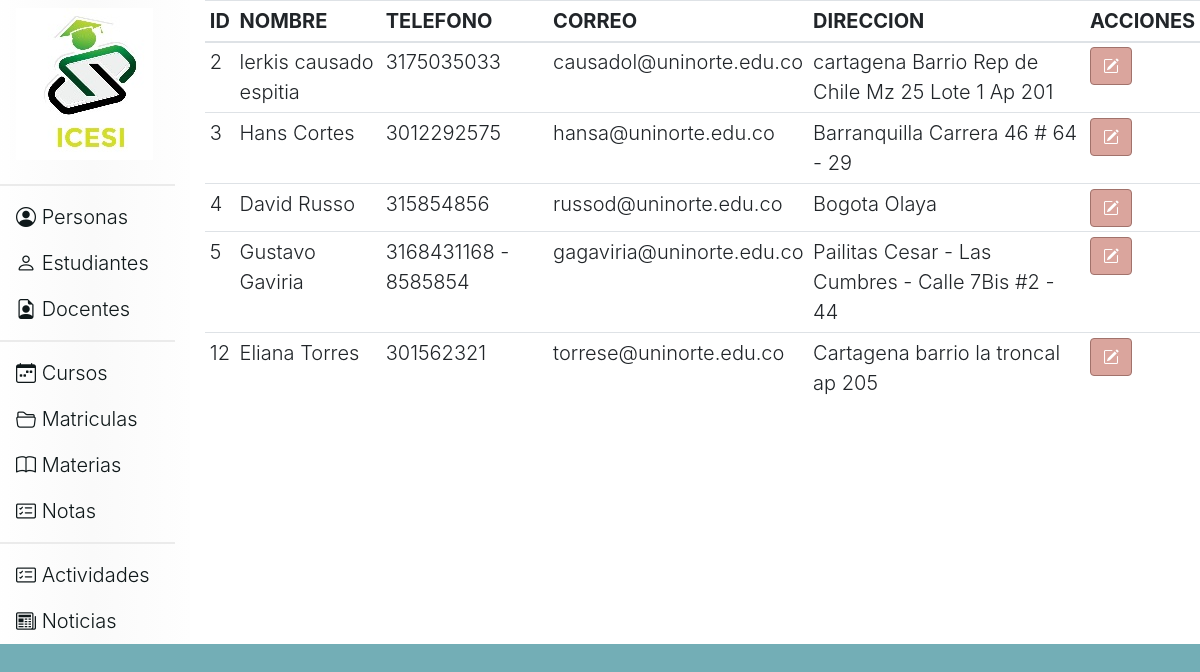
Before: /estudiantes with the older database file.
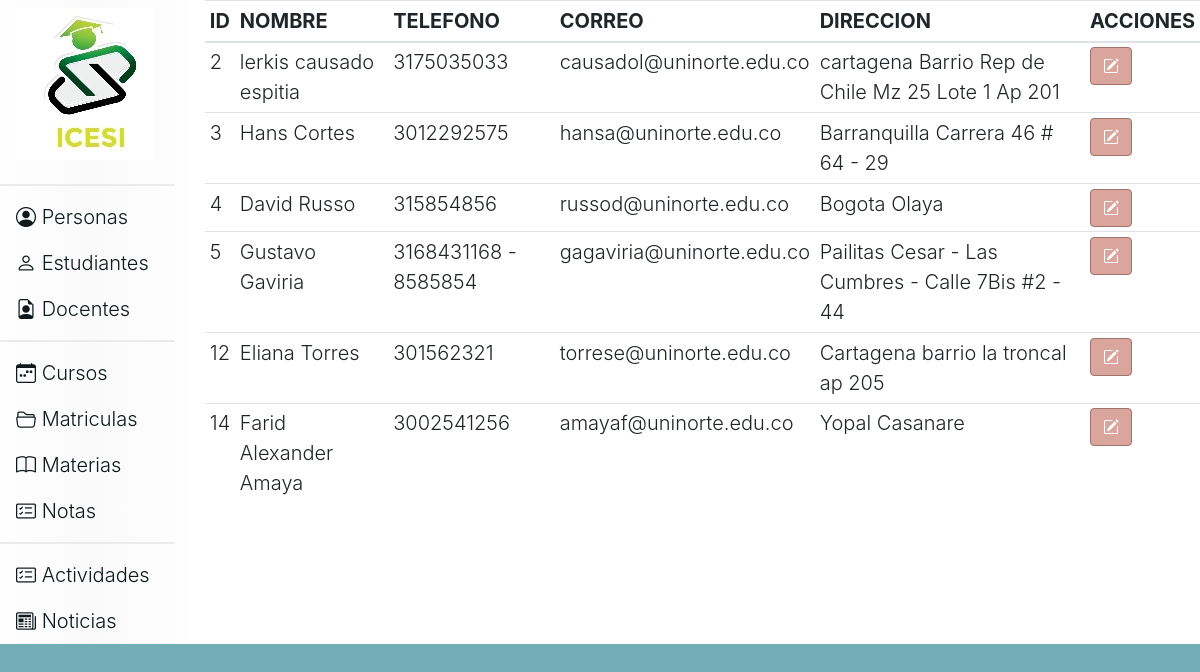
After: the same page with the newer database file.
### tables this page shows
CREATE TABLE user (id integer PRIMARY KEY AUTOINCREMENT, nombre_usuario char (50) NOT NULL, telefono INTEGER (20), correo VARCHAR (30), direccion VARCHAR (50), id_rol integer NOT NULL);

### app.py (the view)
@app.route('/estudiantes')
def estudiantes():
    response=controller.DatosUsuarios('ESTUDIANTE')
    return render_template('estudiantes.html',lista=response)

### controller.py (called while the page is built)
def Conectar():
    conexion= sqlite3.connect("ciclo3db.db")
    return conexion

def DatosUsuarios(rol):
    conn= Conectar()
    cursor= conn.execute("select `user`.id, `user`.nombre_usuario,`user`.telefono, `user`.correo, `user`.direccion from `user` inner join roles on (`user`.id_rol=roles.id) where `roles`.nombre='"+rol+"';")
    return cursor.fetchall() #item
    conn.close()

### templates/estudiantes.html (shortened to what this page needs)
{% extends 'head.html' %}
{% block contenido %}
    <table class="table table-sm">
        <thead>
            <tr>
                <th>ID</th>
                <th>NOMBRE</th>
                <th>TELEFONO</th>
                <th>CORREO</th>
                <th>DIRECCION</th>
                <th>ACCIONES</th>
            </tr>
        </thead>
        <tbody>
            {% for item in lista %}
            <tr>
                <td>{% print(item[0])%}</td>
                <td>{% print(item[1])%}</td>
                <td>{% print(item[2])%}</td>
                <td>{% print(item[3])%}</td>
                <td>{% print(item[4])%}</td>
                <td>
                    <form action="/estudiantes_editar" method="POST">
                        <button type="submit" class="btn btn-primary"><i class="bi bi-pencil-square"></i></button>
                    </form>
                </td>
            </tr>
            {% endfor %}
        </tbody>
    </table>
{% endblock %}

Changed rows visible on the page:
added user: id "14", nombre_usuario "Farid Alexander Amaya", telefono "3002541256", correo "amayaf@uninorte.edu.co", direccion "Yopal Casanare"
